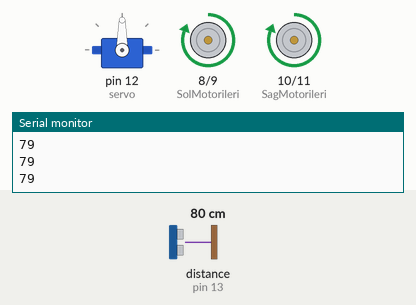
A sketch run on a simulated Arduino Uno, built with avr-gcc and run on an emulated ATmega328P. Parts: servo, motor-driver pin pairs drawn as motors (green arrow = first pin HIGH = forward, orange = second pin HIGH = backward, longer = more drive), the last lines printed to the serial monitor. Wiring (inferred from the names in the program): ultrasonic range finder: trigger pin 6; echo pin 13. The test bench sets the inputs (shaded band); at power-on: distance to the obstacle (sensor on pin 13) 80 cm. The echo pulse lasts 58.3 µs per cm.

Above: at 1.2 s.
1.3 s: distance to the obstacle (sensor on pin 13) set to 4 cm
At 2.8 s:
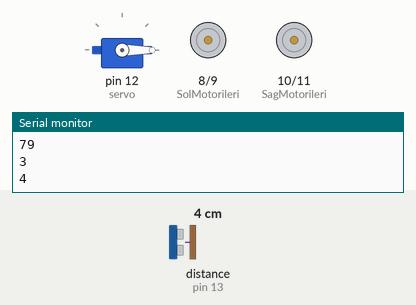
At 3.9 s:
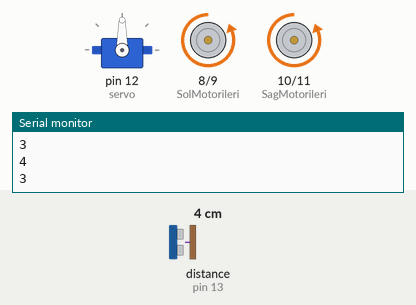
4.3 s: distance to the obstacle (sensor on pin 13) set to 97 cm
At 6.6 s:
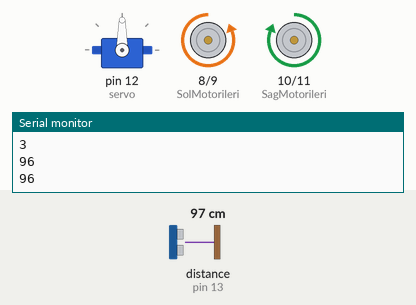
7.3 s: distance to the obstacle (sensor on pin 13) set to 103 cm
9.4 s: distance to the obstacle (sensor on pin 13) set to 29 cm
10.9 s: distance to the obstacle (sensor on pin 13) set to 24 cm
At 11.6 s:
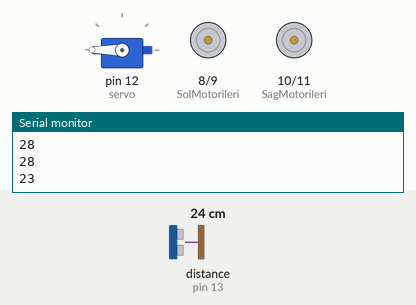
13.9 s: distance to the obstacle (sensor on pin 13) set to 120 cm
Timing chart, 0 to 17.9 s (numbered marks = the images above; inputs shaded):
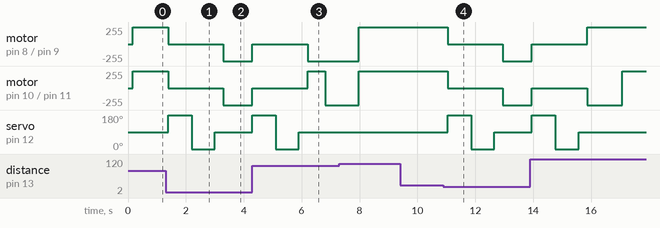

The sketch:

Versiyon4Final.ino
```cpp
#include <Servo.h>// servo motor kütüphanesi

//motor pinleri
#define SolMotorileri 8
#define SolMotorGeri 9
#define SagMotorileri 10
#define SagMotorGeri 11

//sensör pinleri
int echoPin = 13;
int trigPin = 6;

Servo servo; //servo motor tanımlama

//kullanılacak eleman tanımı
int uzaklik;
int on_uzaklik;
int sol_uzaklik;
int sag_uzaklik;
int zaman;

// program ilk çalıştığında sadece bir kez çalışacak programlar
void setup(){
  pinMode(trigPin, OUTPUT);
  pinMode(echoPin, INPUT);
  //motor çıkışları
  pinMode(SolMotorileri, OUTPUT);
  pinMode(SolMotorGeri, OUTPUT);
  pinMode(SagMotorileri, OUTPUT);
  pinMode(SagMotorGeri, OUTPUT);
  servo.attach(12); //servo pin tanımı
  Serial.begin(9600);
}

void loop()
{
  delay(100);
  servo.write(90);
  sensor_olcum();
  on_uzaklik = uzaklik;

  if(on_uzaklik > 25 || on_uzaklik < 2){
    ileri();
  }
  else{
    sagSolBak();

    if(sag_uzaklik<25 && sol_uzaklik<25){
      geri();
      delay(1000);

      sagSolBak();

      if(sag_uzaklik>sol_uzaklik){
        sag();
        delay(600);
        ileri();
      }
      else{
        sol();
        delay(600);
        ileri();
      }
    }
    if(sag_uzaklik>sol_uzaklik){
      sag();
      delay(600);
      ileri();
    }
    else if(sol_uzaklik >sag_uzaklik){
      sol();
      delay(600);
      ileri();
    }
    else{
      geri();
      delay(1000);
    }
  }
}
void sagSolBak(){
  dur();
  servo.write(180);
  delay(750);
  sensor_olcum();
  sol_uzaklik = uzaklik;
  servo.write(0);
  delay(750);
  sensor_olcum();
  sag_uzaklik = uzaklik;
  servo.write(90);
  delay(300);
}

// robotun yön komutları
void ileri(){
  digitalWrite(SolMotorGeri, LOW);
  digitalWrite(SolMotorileri, HIGH);
  digitalWrite(SagMotorGeri, LOW);
  digitalWrite(SagMotorileri, HIGH);
}

void geri(){
  digitalWrite(SolMotorileri, LOW);
  digitalWrite(SolMotorGeri, HIGH);
  digitalWrite(SagMotorileri, LOW);
  digitalWrite(SagMotorGeri, HIGH);
}

void sol(){
  digitalWrite(SolMotorileri, LOW);
  digitalWrite(SolMotorGeri, HIGH);
  digitalWrite(SagMotorGeri, LOW);
  digitalWrite(SagMotorileri, HIGH);
}

void sag(){
  digitalWrite(SolMotorGeri, LOW);
  digitalWrite(SolMotorileri, HIGH);
  digitalWrite(SagMotorileri, LOW);
  digitalWrite(SagMotorGeri, HIGH);
}

void dur(){
  digitalWrite(SolMotorGeri, LOW);
  digitalWrite(SolMotorileri, LOW);
  digitalWrite(SagMotorileri, LOW);
  digitalWrite(SagMotorGeri, LOW);
}
// sensörün mesafe ölçümü
void sensor_olcum(){
  long gecenZaman;

  digitalWrite(trigPin,LOW);
  delayMicroseconds(2);
  digitalWrite(trigPin, HIGH);
  delayMicroseconds(10);
  digitalWrite(trigPin, LOW);

  gecenZaman = pulseIn(echoPin, HIGH);
  uzaklik = gecenZaman / 58.2;
  delay(50);
  Serial.println(uzaklik);

}
```

Measured:
- the behaviour switches between 27 and 26 cm on distance to the obstacle (sensor on pin 13) (found by bisection; images 3 and 4)
- after the input at 1.3 s, motor on pin 8 (SolMotorileri) / pin 9 (SolMotorGeri), motor on pin 10 (SagMotorileri) / pin 11 (SagMotorGeri): forward 255/255 → stopped after 0.09 s, → backward 255/255 1.9 s later, → stopped 1.0 s later; servo on pin 12 (servo): 90° → 180° after 0.09 s, → 0° 0.80 s later, → 90° 0.80 s later, → 180° 1.3 s later
- after the input at 10.9 s, motor on pin 8 (SolMotorileri) / pin 9 (SolMotorGeri), motor on pin 10 (SagMotorileri) / pin 11 (SagMotorGeri): forward 255/255 → stopped after 0.15 s, → backward 255/255 1.9 s later; servo on pin 12 (servo): 90° → 180° after 0.15 s, → 0° 0.80 s later, → 90° 0.80 s later
